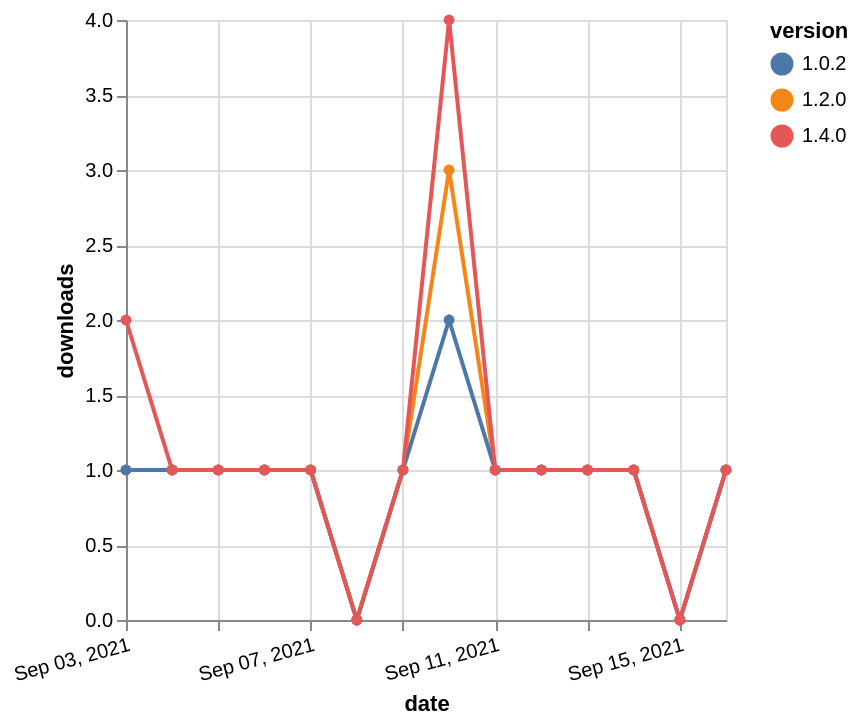

Vega-Lite specification stored for this chart:
### Vega-Lite specification from a JSON file in a GitHub repository (floating-point values rounded to 4 significant figures)
{"$schema": "https://vega.github.io/schema/vega-lite/v5.json", "description": "A simple bar chart with embedded data.", "data": {"values": [{"date": "2021-09-03", "total": 181, "delta": 1, "version": "1.2.0"}, {"date": "2021-09-04", "total": 182, "delta": 1, "version": "1.2.0"}, {"date": "2021-09-05", "total": 183, "delta": 1, "version": "1.2.0"}, {"date": "2021-09-06", "total": 184, "delta": 1, "version": "1.2.0"}, {"date": "2021-09-07", "total": 185, "delta": 1, "version": "1.2.0"}, {"date": "2021-09-08", "total": 185, "delta": 0, "version": "1.2.0"}, {"date": "2021-09-09", "total": 186, "delta": 1, "version": "1.2.0"}, {"date": "2021-09-10", "total": 189, "delta": 3, "version": "1.2.0"}, {"date": "2021-09-11", "total": 190, "delta": 1, "version": "1.2.0"}, {"date": "2021-09-12", "total": 191, "delta": 1, "version": "1.2.0"}, {"date": "2021-09-13", "total": 192, "delta": 1, "version": "1.2.0"}, {"date": "2021-09-14", "total": 193, "delta": 1, "version": "1.2.0"}, {"date": "2021-09-15", "total": 193, "delta": 0, "version": "1.2.0"}, {"date": "2021-09-16", "total": 194, "delta": 1, "version": "1.2.0"}, {"date": "2021-09-03", "total": 160, "delta": 1, "version": "1.0.2"}, {"date": "2021-09-04", "total": 161, "delta": 1, "version": "1.0.2"}, {"date": "2021-09-05", "total": 162, "delta": 1, "version": "1.0.2"}, {"date": "2021-09-06", "total": 163, "delta": 1, "version": "1.0.2"}, {"date": "2021-09-07", "total": 164, "delta": 1, "version": "1.0.2"}, {"date": "2021-09-08", "total": 164, "delta": 0, "version": "1.0.2"}, {"date": "2021-09-09", "total": 165, "delta": 1, "version": "1.0.2"}, {"date": "2021-09-10", "total": 167, "delta": 2, "version": "1.0.2"}, {"date": "2021-09-11", "total": 168, "delta": 1, "version": "1.0.2"}, {"date": "2021-09-12", "total": 169, "delta": 1, "version": "1.0.2"}, {"date": "2021-09-13", "total": 170, "delta": 1, "version": "1.0.2"}, {"date": "2021-09-14", "total": 171, "delta": 1, "version": "1.0.2"}, {"date": "2021-09-15", "total": 171, "delta": 0, "version": "1.0.2"}, {"date": "2021-09-16", "total": 172, "delta": 1, "version": "1.0.2"}, {"date": "2021-09-03", "total": 121, "delta": 2, "version": "1.4.0"}, {"date": "2021-09-04", "total": 122, "delta": 1, "version": "1.4.0"}, {"date": "2021-09-05", "total": 123, "delta": 1, "version": "1.4.0"}, {"date": "2021-09-06", "total": 124, "delta": 1, "version": "1.4.0"}, {"date": "2021-09-07", "total": 125, "delta": 1, "version": "1.4.0"}, {"date": "2021-09-08", "total": 125, "delta": 0, "version": "1.4.0"}, {"date": "2021-09-09", "total": 126, "delta": 1, "version": "1.4.0"}, {"date": "2021-09-10", "total": 130, "delta": 4, "version": "1.4.0"}, {"date": "2021-09-11", "total": 131, "delta": 1, "version": "1.4.0"}, {"date": "2021-09-12", "total": 132, "delta": 1, "version": "1.4.0"}, {"date": "2021-09-13", "total": 133, "delta": 1, "version": "1.4.0"}, {"date": "2021-09-14", "total": 134, "delta": 1, "version": "1.4.0"}, {"date": "2021-09-15", "total": 134, "delta": 0, "version": "1.4.0"}, {"date": "2021-09-16", "total": 135, "delta": 1, "version": "1.4.0"}]}, "width": "container", "mark": {"type": "line", "point": {"filled": true}}, "encoding": {"x": {"field": "date", "type": "temporal", "timeUnit": "yearmonthdate", "title": "date", "axis": {"labelAngle": -15}}, "y": {"field": "delta", "type": "quantitative", "title": "downloads"}, "color": {"field": "version", "type": "nominal"}, "tooltip": {"field": "delta"}}}
